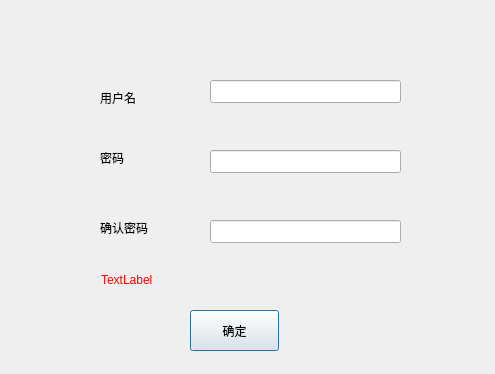
<?xml version="1.0" encoding="UTF-8"?>
<ui version="4.0">
 <class>UserSetDlg</class>
 <widget class="QDialog" name="UserSetDlg">
  <property name="geometry">
   <rect>
    <x>0</x>
    <y>0</y>
    <width>495</width>
    <height>374</height>
   </rect>
  </property>
  <property name="windowTitle">
   <string>用户管理</string>
  </property>
  <widget class="QLabel" name="lb_User_UserNamel">
   <property name="geometry">
    <rect>
     <x>100</x>
     <y>90</y>
     <width>72</width>
     <height>15</height>
    </rect>
   </property>
   <property name="text">
    <string>用户名</string>
   </property>
  </widget>
  <widget class="QLabel" name="lb_User_Password">
   <property name="geometry">
    <rect>
     <x>100</x>
     <y>150</y>
     <width>72</width>
     <height>15</height>
    </rect>
   </property>
   <property name="text">
    <string>密码</string>
   </property>
  </widget>
  <widget class="QLabel" name="lb_User_Confirm">
   <property name="geometry">
    <rect>
     <x>100</x>
     <y>220</y>
     <width>72</width>
     <height>15</height>
    </rect>
   </property>
   <property name="text">
    <string>确认密码</string>
   </property>
  </widget>
  <widget class="QLineEdit" name="le_User_UserName">
   <property name="geometry">
    <rect>
     <x>210</x>
     <y>80</y>
     <width>191</width>
     <height>23</height>
    </rect>
   </property>
  </widget>
  <widget class="QLineEdit" name="le_User_Password">
   <property name="geometry">
    <rect>
     <x>210</x>
     <y>150</y>
     <width>191</width>
     <height>23</height>
    </rect>
   </property>
  </widget>
  <widget class="QLineEdit" name="le_User_pwConfirm">
   <property name="geometry">
    <rect>
     <x>210</x>
     <y>220</y>
     <width>191</width>
     <height>23</height>
    </rect>
   </property>
  </widget>
  <widget class="QPushButton" name="pb_User_OK">
   <property name="geometry">
    <rect>
     <x>190</x>
     <y>310</y>
     <width>89</width>
     <height>41</height>
    </rect>
   </property>
   <property name="text">
    <string>确定</string>
   </property>
  </widget>
  <widget class="QLabel" name="lb_User_UserNote">
   <property name="geometry">
    <rect>
     <x>101</x>
     <y>270</y>
     <width>301</width>
     <height>20</height>
    </rect>
   </property>
   <property name="styleSheet">
    <string notr="true">color: rgb(255, 0, 0);</string>
   </property>
   <property name="text">
    <string>TextLabel</string>
   </property>
   <property name="alignment">
    <set>Qt::AlignLeading|Qt::AlignLeft|Qt::AlignVCenter</set>
   </property>
  </widget>
 </widget>
 <resources/>
 <connections/>
</ui>
